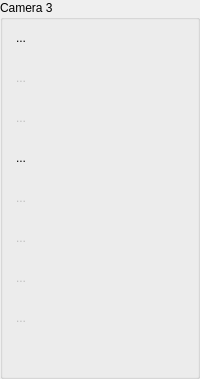
       <widget class="QGroupBox" name="camFeed3GroupBox">
        <property name="toolTip">
         <string>Not connected</string>
        </property>
        <property name="title">
         <string>Camera 3</string>
        </property>
        <property name="flat">
         <bool>false</bool>
        </property>
        <layout class="QHBoxLayout" name="horizontalLayout_3" stretch="0,1">
         <property name="leftMargin">
          <number>2</number>
         </property>
         <property name="topMargin">
          <number>2</number>
         </property>
         <property name="rightMargin">
          <number>2</number>
         </property>
         <property name="bottomMargin">
          <number>2</number>
         </property>
         <item>
          <layout class="QVBoxLayout" name="verticalLayout_5">
           <property name="spacing">
            <number>8</number>
           </property>
           <item>
            <widget class="QToolButton" name="cam3SettingsToolButton">
             <property name="minimumSize">
              <size>
               <width>32</width>
               <height>32</height>
              </size>
             </property>
             <property name="maximumSize">
              <size>
               <width>32</width>
               <height>32</height>
              </size>
             </property>
             <property name="toolTip">
              <string>Setup camera 3.</string>
             </property>
             <property name="text">
              <string>...</string>
             </property>
             <property name="icon">
              <iconset resource="ipfreely.qrc">
               <normaloff>:/icons/icons/Settings-48.png</normaloff>:/icons/icons/Settings-48.png</iconset>
             </property>
             <property name="iconSize">
              <size>
               <width>48</width>
               <height>48</height>
              </size>
             </property>
             <property name="autoRaise">
              <bool>true</bool>
             </property>
            </widget>
           </item>
           <item>
            <widget class="QToolButton" name="cam3ConnectToolButton">
             <property name="enabled">
              <bool>false</bool>
             </property>
             <property name="minimumSize">
              <size>
               <width>32</width>
               <height>32</height>
              </size>
             </property>
             <property name="maximumSize">
              <size>
               <width>32</width>
               <height>32</height>
              </size>
             </property>
             <property name="toolTip">
              <string>Connect to camera stream.</string>
             </property>
             <property name="text">
              <string>...</string>
             </property>
             <property name="icon">
              <iconset resource="ipfreely.qrc">
               <normaloff>:/icons/icons/WallCam_Connect_48.png</normaloff>:/icons/icons/WallCam_Connect_48.png</iconset>
             </property>
             <property name="iconSize">
              <size>
               <width>48</width>
               <height>48</height>
              </size>
             </property>
             <property name="autoRaise">
              <bool>true</bool>
             </property>
            </widget>
           </item>
           <item>
            <widget class="QToolButton" name="cam3MotionRegionsToolButton">
             <property name="enabled">
              <bool>false</bool>
             </property>
             <property name="minimumSize">
              <size>
               <width>32</width>
               <height>32</height>
              </size>
             </property>
             <property name="maximumSize">
              <size>
               <width>32</width>
               <height>32</height>
              </size>
             </property>
             <property name="toolTip">
              <string>Set the motion detection regions.</string>
             </property>
             <property name="text">
              <string>...</string>
             </property>
             <property name="icon">
              <iconset resource="ipfreely.qrc">
               <normaloff>:/icons/icons/Motion-48.png</normaloff>:/icons/icons/Motion-48.png</iconset>
             </property>
             <property name="iconSize">
              <size>
               <width>48</width>
               <height>48</height>
              </size>
             </property>
             <property name="checkable">
              <bool>true</bool>
             </property>
             <property name="checked">
              <bool>false</bool>
             </property>
             <property name="autoRaise">
              <bool>true</bool>
             </property>
            </widget>
           </item>
           <item>
            <widget class="QToolButton" name="cam3RemoveMotionRegionsToolButton">
             <property name="enabled">
              <bool>true</bool>
             </property>
             <property name="minimumSize">
              <size>
               <width>32</width>
               <height>32</height>
              </size>
             </property>
             <property name="maximumSize">
              <size>
               <width>32</width>
               <height>32</height>
              </size>
             </property>
             <property name="toolTip">
              <string>&lt;html&gt;&lt;head/&gt;&lt;body&gt;&lt;p&gt;Remove motion detection regions.&lt;/p&gt;&lt;p&gt;By removing all user-defined motion detection regions the motion detector will monitor the whole video frame and highlight motion but detected motion will not trigger recording.&lt;/p&gt;&lt;/body&gt;&lt;/html&gt;</string>
             </property>
             <property name="text">
              <string>...</string>
             </property>
             <property name="icon">
              <iconset resource="ipfreely.qrc">
               <normaloff>:/icons/icons/RemoveMotionRegions-48.png</normaloff>:/icons/icons/RemoveMotionRegions-48.png</iconset>
             </property>
             <property name="iconSize">
              <size>
               <width>48</width>
               <height>48</height>
              </size>
             </property>
             <property name="autoRaise">
              <bool>true</bool>
             </property>
            </widget>
           </item>
           <item>
            <widget class="QToolButton" name="cam3ImageToolButton">
             <property name="enabled">
              <bool>false</bool>
             </property>
             <property name="minimumSize">
              <size>
               <width>32</width>
               <height>32</height>
              </size>
             </property>
             <property name="maximumSize">
              <size>
               <width>32</width>
               <height>32</height>
              </size>
             </property>
             <property name="toolTip">
              <string>Capture an image snapshot.</string>
             </property>
             <property name="text">
              <string>...</string>
             </property>
             <property name="icon">
              <iconset resource="ipfreely.qrc">
               <normaloff>:/icons/icons/Screenshot-48.png</normaloff>:/icons/icons/Screenshot-48.png</iconset>
             </property>
             <property name="iconSize">
              <size>
               <width>48</width>
               <height>48</height>
              </size>
             </property>
             <property name="autoRaise">
              <bool>true</bool>
             </property>
            </widget>
           </item>
           <item>
            <widget class="QToolButton" name="cam3RecordToolButton">
             <property name="enabled">
              <bool>false</bool>
             </property>
             <property name="minimumSize">
              <size>
               <width>32</width>
               <height>32</height>
              </size>
             </property>
             <property name="maximumSize">
              <size>
               <width>32</width>
               <height>32</height>
              </size>
             </property>
             <property name="toolTip">
              <string>Record from camera stream.</string>
             </property>
             <property name="text">
              <string>...</string>
             </property>
             <property name="icon">
              <iconset resource="ipfreely.qrc">
               <normaloff>:/icons/icons/Record-48.png</normaloff>:/icons/icons/Record-48.png</iconset>
             </property>
             <property name="iconSize">
              <size>
               <width>48</width>
               <height>48</height>
              </size>
             </property>
             <property name="autoRaise">
              <bool>true</bool>
             </property>
            </widget>
           </item>
           <item>
            <widget class="QToolButton" name="cam3ExpandToolButton">
             <property name="enabled">
              <bool>false</bool>
             </property>
             <property name="minimumSize">
              <size>
               <width>32</width>
               <height>32</height>
              </size>
             </property>
             <property name="maximumSize">
              <size>
               <width>32</width>
               <height>32</height>
              </size>
             </property>
             <property name="toolTip">
              <string>View camera stream in separate window.</string>
             </property>
             <property name="text">
              <string>...</string>
             </property>
             <property name="icon">
              <iconset resource="ipfreely.qrc">
               <normaloff>:/icons/icons/Expand-48.png</normaloff>:/icons/icons/Expand-48.png</iconset>
             </property>
             <property name="iconSize">
              <size>
               <width>48</width>
               <height>48</height>
              </size>
             </property>
             <property name="autoRaise">
              <bool>true</bool>
             </property>
            </widget>
           </item>
           <item>
            <widget class="QToolButton" name="cam3StorageToolButton">
             <property name="enabled">
              <bool>false</bool>
             </property>
             <property name="minimumSize">
              <size>
               <width>32</width>
               <height>32</height>
              </size>
             </property>
             <property name="maximumSize">
              <size>
               <width>32</width>
               <height>32</height>
              </size>
             </property>
             <property name="toolTip">
              <string>Browse the camera's on-board storage.</string>
             </property>
             <property name="text">
              <string>...</string>
             </property>
             <property name="icon">
              <iconset resource="ipfreely.qrc">
               <normaloff>:/icons/icons/Storage-48.png</normaloff>:/icons/icons/Storage-48.png</iconset>
             </property>
             <property name="iconSize">
              <size>
               <width>48</width>
               <height>48</height>
              </size>
             </property>
             <property name="autoRaise">
              <bool>true</bool>
             </property>
            </widget>
           </item>
           <item>
            <spacer name="verticalSpacer_3">
             <property name="orientation">
              <enum>Qt::Vertical</enum>
             </property>
             <property name="sizeHint" stdset="0">
              <size>
               <width>20</width>
               <height>40</height>
              </size>
             </property>
            </spacer>
           </item>
          </layout>
         </item>
         <item>
          <widget class="QWidget" name="cam3Widget" native="true">
           <layout class="QVBoxLayout" name="verticalLayout_7">
            <property name="leftMargin">
             <number>4</number>
            </property>
            <property name="topMargin">
             <number>4</number>
            </property>
            <property name="rightMargin">
             <number>4</number>
            </property>
            <property name="bottomMargin">
             <number>4</number>
            </property>
           </layout>
          </widget>
         </item>
        </layout>
       </widget>
